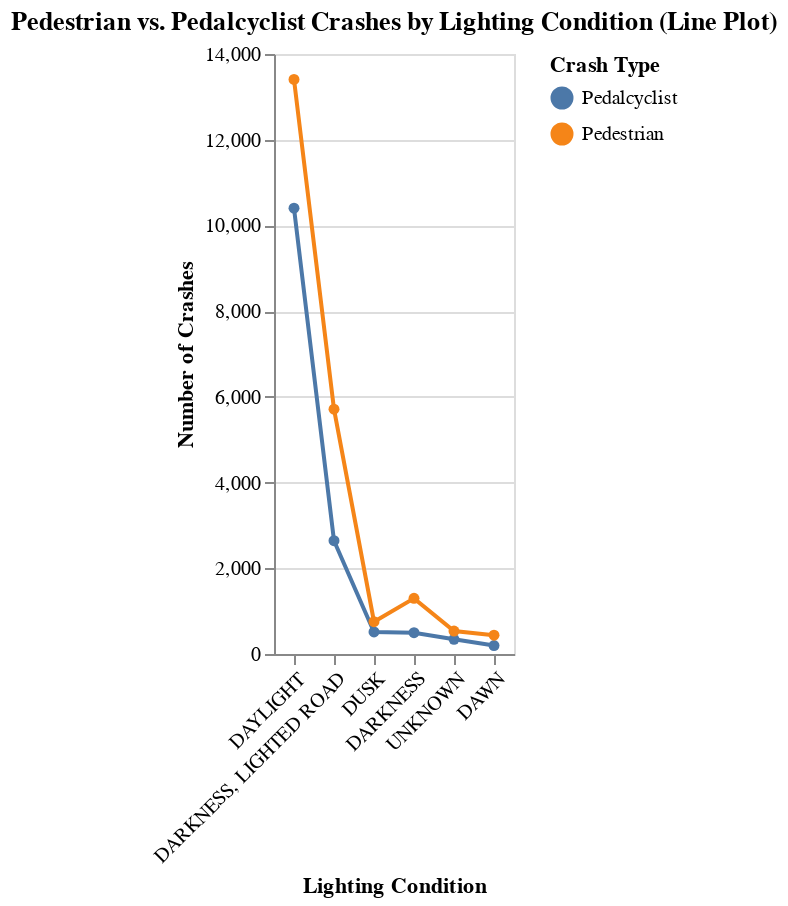

Notebook code for this chart:
### Markdown cell above
## Visual-# Comparing the number of Pedestrain and Pedalcyclist relative to Lighting Conditions Linechart - Ameer Mustafa

### Code cell
import altair as alt

# Line plot
line_chart = alt.Chart(grouped).mark_line(point=True).encode(
    x=alt.X('LIGHTING_CONDITION:N', title='Lighting Condition', sort='-y'),
    y=alt.Y('Count:Q', title='Number of Crashes'),
    color=alt.Color('Type:N', title='Crash Type'),
    tooltip=['Type:N', 'LIGHTING_CONDITION:N', 'Count:Q']
).properties(
    title='Pedestrian vs. Pedalcyclist Crashes by Lighting Condition (Line Plot)'
).configure_axisX(labelAngle=-45)

line_chart.show()

### Figure 1 — Vega-Lite specification as saved in the notebook (floating-point values rounded to 4 significant figures)
{"config": {"view": {"continuousWidth": 300, "continuousHeight": 300}, "axisX": {"labelAngle": -45}}, "data": {"name": "data-ff3c994a647fc91fb1840dd26b9b335a"}, "mark": {"type": "line", "point": true}, "encoding": {"color": {"field": "Type", "title": "Crash Type", "type": "nominal"}, "tooltip": [{"field": "Type", "type": "nominal"}, {"field": "LIGHTING_CONDITION", "type": "nominal"}, {"field": "Count", "type": "quantitative"}], "x": {"field": "LIGHTING_CONDITION", "sort": "-y", "title": "Lighting Condition", "type": "nominal"}, "y": {"field": "Count", "title": "Number of Crashes", "type": "quantitative"}}, "title": "Pedestrian vs. Pedalcyclist Crashes by Lighting Condition (Line Plot)", "$schema": "https://vega.github.io/schema/vega-lite/v5.20.1.json", "datasets": {"data-ff3c994a647fc91fb1840dd26b9b335a": [{"Type": "Pedalcyclist", "LIGHTING_CONDITION": "DARKNESS", "Count": 497}, {"Type": "Pedalcyclist", "LIGHTING_CONDITION": "DARKNESS, LIGHTED ROAD", "Count": 2644}, {"Type": "Pedalcyclist", "LIGHTING_CONDITION": "DAWN", "Count": 198}, {"Type": "Pedalcyclist", "LIGHTING_CONDITION": "DAYLIGHT", "Count": 10403}, {"Type": "Pedalcyclist", "LIGHTING_CONDITION": "DUSK", "Count": 514}, {"Type": "Pedalcyclist", "LIGHTING_CONDITION": "UNKNOWN", "Count": 342}, {"Type": "Pedestrian", "LIGHTING_CONDITION": "DARKNESS", "Count": 1299}, {"Type": "Pedestrian", "LIGHTING_CONDITION": "DARKNESS, LIGHTED ROAD", "Count": 5713}, {"Type": "Pedestrian", "LIGHTING_CONDITION": "DAWN", "Count": 439}, {"Type": "Pedestrian", "LIGHTING_CONDITION": "DAYLIGHT", "Count": 13406}, {"Type": "Pedestrian", "LIGHTING_CONDITION": "DUSK", "Count": 753}, {"Type": "Pedestrian", "LIGHTING_CONDITION": "UNKNOWN", "Count": 536}]}}
